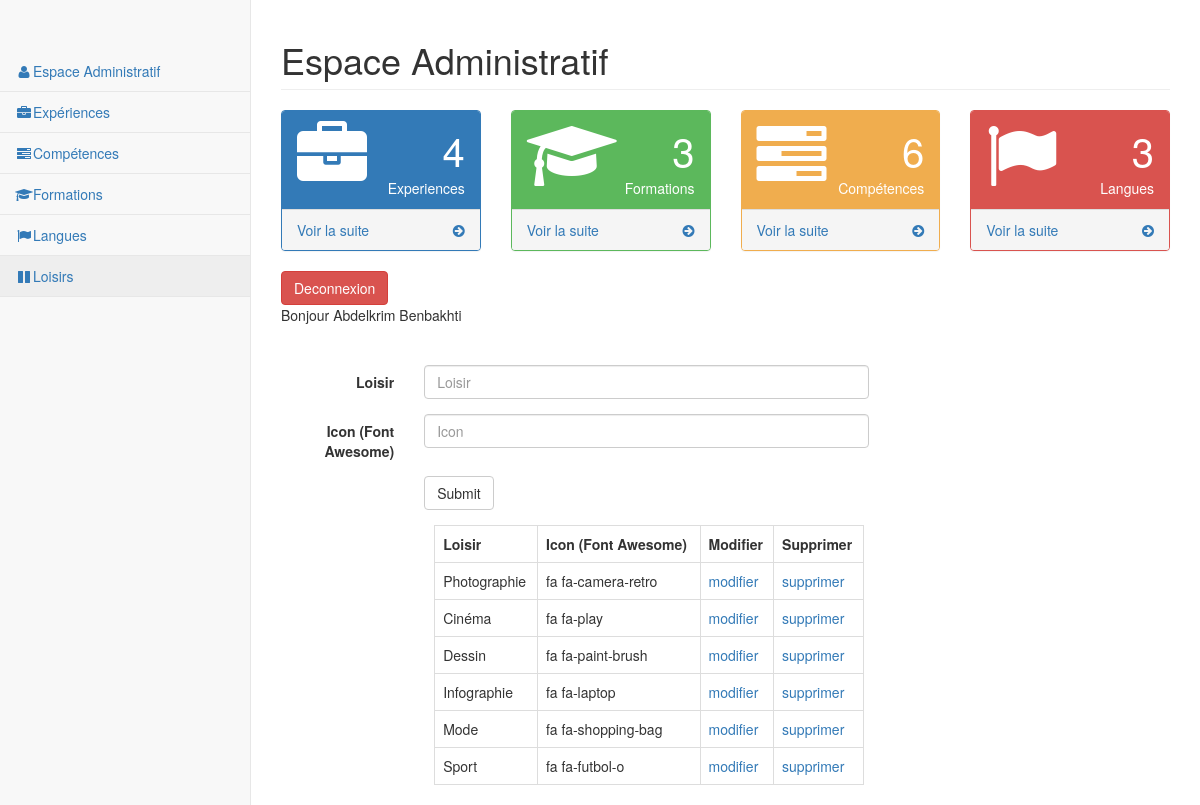
Page /admin/loisirs.php (signed in) on the committed database.
### tables this page shows
CREATE TABLE `t_utilisateur` (
  `id_utilisateur` smallint(5) NOT NULL,
  `membre` varchar(11) NOT NULL,
  `prenom` varchar(25) NOT NULL,
  `nom` varchar(25) NOT NULL,
  `email` varchar(50) NOT NULL,
  `telephone` varchar(20) NOT NULL COMMENT 'varchar car 0 n''est pas un entier',
  `mdp` varchar(13) NOT NULL,
  `pseudo` varchar(13) NOT NULL,
  `avatar` varchar(13) NOT NULL,
  `age` smallint(5) NOT NULL,
  `date_de_naissance` date NOT NULL,
  `sexe` enum('Femme','Homme') NOT NULL,
  `etat_civil` enum('M.','Mme') NOT NULL,
  `statut_marital` varchar(13) NOT NULL,
  `adresse` text NOT NULL,
  `code_postal` varchar(5) NOT NULL,
  `ville` varchar(50) NOT NULL,
  `pays` varchar(25) NOT NULL,
  `note` varchar(20) NOT NULL
);

CREATE TABLE `t_loisir` (
  `id_loisir` int(11) NOT NULL,
  `loisir` text NOT NULL,
  `fa_icon` varchar(255) NOT NULL,
  `utilisateur_id` int(11) NOT NULL
);

### admin/loisirs.php (the view, shortened to what this page needs)
<?php include 'top.php'; ?>
        <?php
        $sql = $pdoCV->query("SELECT * FROM t_utilisateur");
        $resultat = $sql->fetch();
        echo '<div class="identite"> Bonjour ' .$resultat['prenom'].' '.$resultat['nom'].'<br/>
        </div><br><br>';
        ?>
            <div class="row">
                <form class="form-horizontal" method="POST" action="">
                  <div class="form-group">
                    <label for="inputEmail3" class="col-sm-2 control-label">Loisir</label>
                    <div class="col-sm-6">
                      <input type="text" name="loisir" class="form-control" id="inputEmail3" placeholder="Loisir">
                    </div>
                  </div>
                    <div class="form-group">
                    <label for="inputEmail3" class="col-sm-2 control-label">Icon (Font Awesome)</label>
                    <div class="col-sm-6">
                      <input type="text" name="fa_icon" class="form-control" id="inputEmail3" placeholder="Icon">
                    </div>
                  </div>
                  <div class="form-group">
                    <div class="col-sm-offset-2 col-sm-10">
                      <input type="submit" class="btn btn-default"></input>
                    </div>
                  </div>
                </form>
            </div>
            <div class="row">
                <?php
                $sql = $pdoCV->query("SELECT * FROM t_loisir");
                $sql -> execute();
                ?>
                <div class="col-lg-6 col-lg-offset-2">
                    <table class="table table-bordered">
                        <tr>
                            <th>Loisir</th>
                            <th>Icon (Font Awesome)</th>
                            <th>Modifier</th>
                            <th>Supprimer</th>
                        </tr>
                        <?php while ($resultat=$sql->fetch()){ ?>
                        <tr>
                            <td><?= $resultat['loisir'] ?></td>
                            <td><?= $resultat['fa_icon'] ?></td>
                            <td><a href="modif_loisirs.php?id_loisir=<?= $resultat['id_loisir']?>">modifier</a></td>
                            <td><a href="loisirs.php?id_loisir=<?= $resultat['id_loisir']?>">supprimer</a></td>
                        </tr>
                    <?php } ?>
                    </table>
                </div>
            </div>
        </div>
<?php include 'bottom.php'; ?>

### FRONT/css/style.css (style rules this page uses)
body { background: #ddd; }

### rows in the picture
t_utilisateur: prenom "Abdelkrim", nom "Benbakhti"
t_loisir: loisir "Photographie", fa_icon "fa fa-camera-retro"
t_loisir: loisir "Cinéma", fa_icon "fa fa-play"
t_loisir: loisir "Dessin", fa_icon "fa fa-paint-brush"
t_loisir: loisir "Infographie", fa_icon "fa fa-laptop"
t_loisir: loisir "Mode", fa_icon "fa fa-shopping-bag"
t_loisir: loisir "Sport", fa_icon "fa fa-futbol-o"
